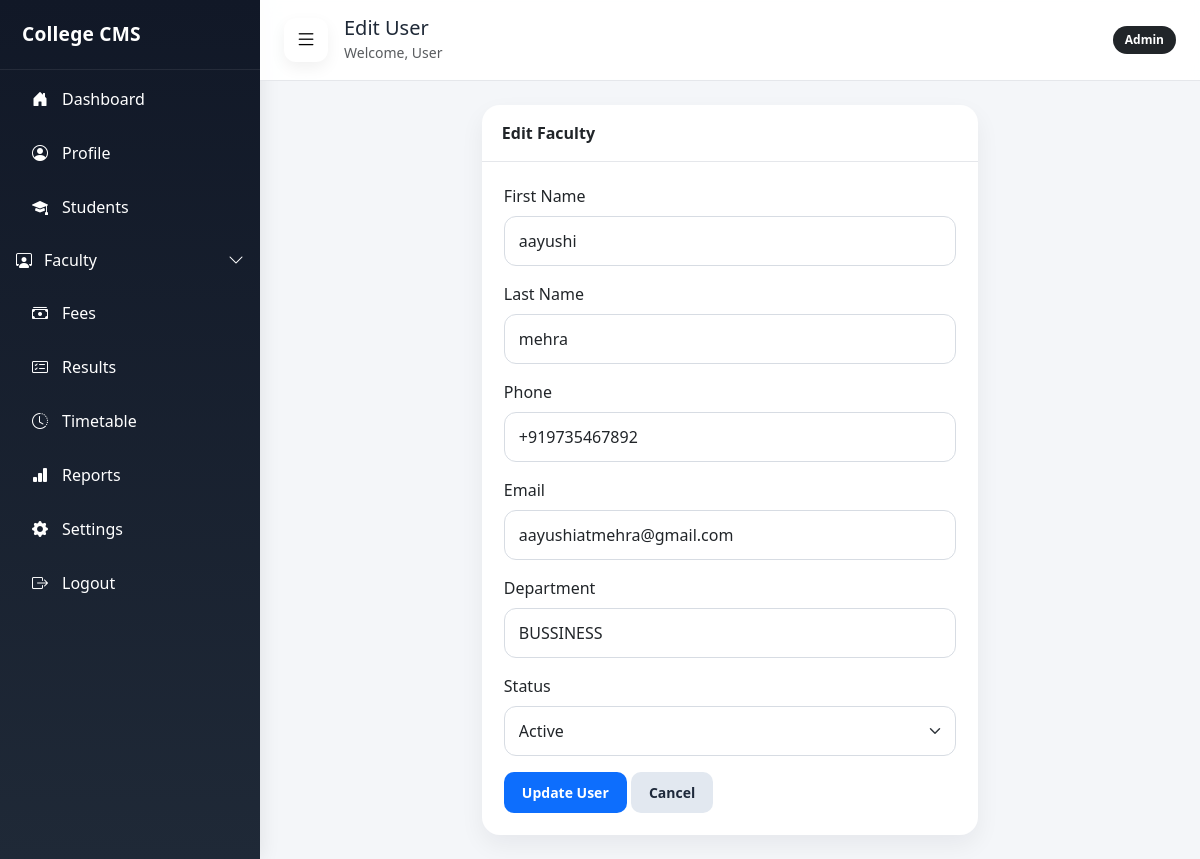
The page /public/index.php?url=edit-user&id=8&from=faculty (signed in) on the database its author committed.
### tables this page shows
CREATE TABLE `users` (
  `id` int NOT NULL,
  `uuid` char(36) NOT NULL,
  `email` varchar(150) NOT NULL,
  `password_hash` varchar(255) NOT NULL,
  `role_id` int NOT NULL,
  `status` enum('active','inactive','suspended') DEFAULT 'active',
  `last_login` datetime DEFAULT NULL,
  `created_at` timestamp NULL DEFAULT CURRENT_TIMESTAMP,
  `updated_at` timestamp NULL DEFAULT CURRENT_TIMESTAMP ON UPDATE CURRENT_TIMESTAMP
);

CREATE TABLE `roles` (
  `id` int NOT NULL,
  `role_name` varchar(50) NOT NULL,
  `description` text,
  `created_at` timestamp NULL DEFAULT CURRENT_TIMESTAMP
);

CREATE TABLE `profiles` (
  `id` int NOT NULL,
  `user_id` int NOT NULL,
  `first_name` varchar(100) NOT NULL,
  `last_name` varchar(100) NOT NULL,
  `phone` varchar(20) DEFAULT NULL,
  `department` varchar(100) DEFAULT NULL,
  `avatar_url` varchar(255) DEFAULT 'default-user.png'
);

### app/controllers/AdminController.php (called while the page is built, shortened)
<?php
class AdminController {
    private $userModel;
    public function __construct($db) {
        $this->userModel = new UserModel($db);
    }
    public function getUserById($id) {
        return $this->userModel->getUserById($id);
    }
}

### app/models/UserModel.php (called while the page is built, shortened)
<?php
class UserModel {
    private $conn;
    public function __construct($db) {
        $this->conn = $db;
    }
    public function getUserById($id) {
        $query = "SELECT
                    u.id,
                    u.email,
                    u.status,
                    u.role_id,
                    r.role_name,
                    p.first_name,
                    p.last_name,
                    p.phone,
                    p.department
                  FROM users u
                  JOIN roles r ON u.role_id = r.id
                  LEFT JOIN profiles p ON u.id = p.user_id
                  WHERE u.id = :id
                  LIMIT 1";
        $stmt = $this->conn->prepare($query);
        $stmt->bindParam(':id', $id, PDO::PARAM_INT);
        $stmt->execute();
        return $stmt->fetch(PDO::FETCH_ASSOC);
    }
}

### app/views/admin/edit_user.php (the view, shortened to what this page needs)
<?php
include __DIR__ . '/../layouts/header.php';
include __DIR__ . '/../layouts/sidebar.php';
$redirectTo = $_GET['from'] ?? 'dashboard';
?>
<div class="container-fluid">
    <div class="row justify-content-center">
        <div class="col-md-7">
            <div class="card stat-card">
                <div class="card-header">Edit <?= htmlspecialchars($user['role_name'] ?? 'User') ?></div>
                <div class="card-body">
                    <?php if ($user): ?>
                        <form action="/college/public/index.php?url=update-user" method="POST">
                            <div class="mb-3">
                                <label class="form-label">First Name</label>
                                <input type="text" name="first_name" class="form-control" value="<?= htmlspecialchars($user['first_name'] ?? '') ?>" required>
                            </div>
                            <div class="mb-3">
                                <label class="form-label">Last Name</label>
                                <input type="text" name="last_name" class="form-control" value="<?= htmlspecialchars($user['last_name'] ?? '') ?>">
                            </div>
                            <div class="mb-3">
                                <label class="form-label">Phone</label>
                                <input type="text" name="phone" class="form-control" value="<?= htmlspecialchars($user['phone'] ?? '') ?>">
                            </div>
                            <div class="mb-3">
                                <label class="form-label">Email</label>
                                <input type="email" name="email" class="form-control" value="<?= htmlspecialchars($user['email'] ?? '') ?>" required>
                            </div>
                            <div class="mb-3">
                                <label class="form-label">Department</label>
                                <input type="text" name="department" class="form-control" value="<?= htmlspecialchars($user['department'] ?? '') ?>">
                            </div>
                            <div class="mb-3">
                                <label class="form-label">Status</label>
                                <select name="status" class="form-select">
                                    <option value="active" <?= ($user['status'] ?? '') === 'active' ? 'selected' : '' ?>>Active</option>
                                </select>
                            </div>
                            <button type="submit" class="btn btn-primary">Update User</button>
                            <a href="/college/public/index.php?url=<?= htmlspecialchars($redirectTo) ?>" class="btn btn-secondary">Cancel</a>
                        </form>
                    <?php else: ?>
                        <p>User not found.</p>
                    <?php endif; ?>
                </div>
            </div>
        </div>
    </div>
</div>
<?php include __DIR__ . '/../layouts/footer.php'; ?>

### public/assets/css/dashboard.css (style rules this page uses)
:root { --app-bg: #f4f6f9; --app-card: #ffffff; --app-text: #1f2937; --app-muted: #6b7280; --app-border: #e5e7eb; --app-shadow: 0 10px 24px rgba(15, 23, 42, 0.06); --app-radius: 18px; --app-radius-sm: 14px; --admin-accent: #0d6efd; --faculty-accent: #2563eb; --student-accent: #198754; --sidebar-bg: #111827; --sidebar-hover: rgba(255,255,255,0.10); --sidebar-active: rgba(255,255,255,0.16); }
body { background: var(--app-bg); color: var(--app-text); overflow-x: hidden; font-family: "Segoe UI", Tahoma, Geneva, Verdana, sans-serif; }
.stat-card, .surface-card { border: none; border-radius: var(--app-radius); background: var(--app-card); box-shadow: var(--app-shadow); }
.stat-card .card-body { padding: 22px; }
.card-header { background: transparent; border-bottom: 1px solid var(--app-border); font-weight: 700; padding: 16px 20px; }
.form-control, .form-select { border-radius: 12px; padding: 12px 14px; border: 1px solid #d7dce3; }
.btn { border-radius: 12px; font-weight: 600; }
.btn { display:inline-flex; align-items:center; justify-content:center; gap:6px; padding:10px 18px; border-radius:10px; font-size:14px; font-weight:600; text-decoration:none; border:none; cursor:pointer; transition:all 0.25s ease; }
.btn-secondary { background:#e2e8f0; color:#1e293b; }

### rows shown on the page
users: role.role_name "Faculty", first_name "aayushi", last_name "mehra", phone "+919735467892", email "aayushiatmehra@gmail.com", department "BUSSINESS", status "Active"

### other values the page prints
$pageTitle "Edit User"
$_SESSION['user_name'] "User"
$_SESSION['role'] "Admin"
